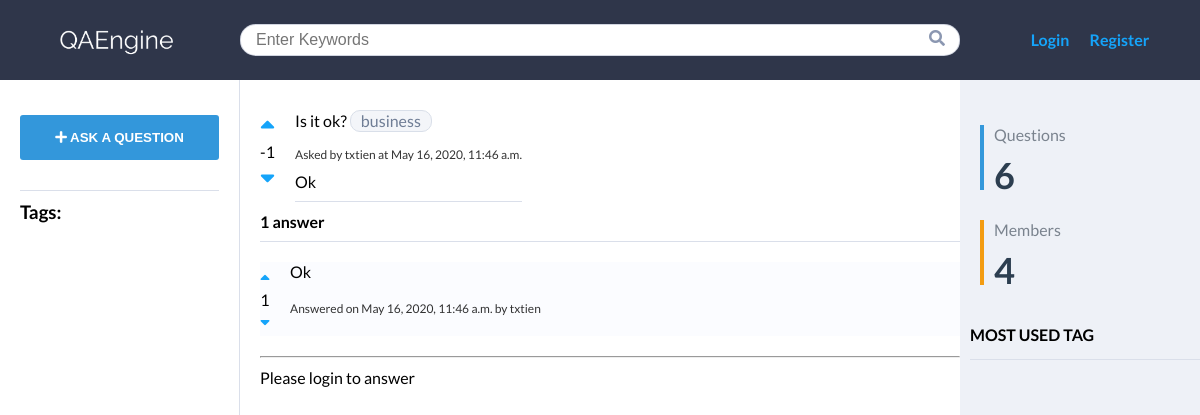
The page /is-it-ok/ on the database its author committed.
### qa/models.py (models this page shows, shortened)
class Question(models.Model):
    title = models.CharField(max_length=250)
    slug = models.SlugField(max_length=250, unique_for_date='created')
    user = models.ForeignKey(
        User, on_delete=models.CASCADE, related_name="question")
    body = models.TextField()
    created = models.DateTimeField(auto_now_add=True)
    updated = models.DateTimeField(auto_now=True)
    votes = models.IntegerField(default=0)
    tags = TaggableManager()
    class Meta:
        ordering = ('-created',)

class Answer(models.Model):
    question = models.ForeignKey(
        Question, on_delete=models.CASCADE, related_name="answers")
    user = models.ForeignKey(
        User, on_delete=models.CASCADE, related_name="answer")
    body = models.TextField()
    created = models.DateTimeField(auto_now_add=True)
    updated = models.DateTimeField(auto_now=True)
    votes = models.IntegerField(default=0)
    class Meta:
        ordering = ('created',)

### qa/views.py (the view)
# urls.py: path('<slug:question>/', views.question_detail, name='question_detail'),
def question_detail(request, question):
    user_count = User.objects.count()
    question = get_object_or_404(Question, slug=question)
    search_form = SearchForm()
    answers = question.answers.all()
    new_answer = None
    if request.method == "POST":
        answer_form = AnswerForm(request.POST)
        if answer_form.is_valid():
            new_answer = answer_form.save(commit=False)
            new_answer.question = question
            new_answer.user = get_object_or_404(User, username=request.user.username)
            new_answer.save()
    else:
        answer_form = AnswerForm()
    return render(request, 'extends/detail.html', {'question': question, 'user_count': user_count, 'question_count': Question.objects.count(), 'answers': answers, 'new_answer': new_answer, 'answer_form': answer_form, 'search_form': search_form})

### qa/forms.py
class AnswerForm(forms.ModelForm):
    class Meta:
        model = Answer
        fields = ('body',)
        labels = {
            'body': ""
        }

class SearchForm(forms.Form):
    query = forms.CharField(label="", widget=forms.TextInput(attrs={'placeholder': 'Enter Keywords'}))

### qa/templates/extends/detail.html (shortened to what this page needs)
{% extends "../base.html" %}
{% block content %}
<div class="container">
    <div class="question-detail">
        <div class="votes-count">
            <a href="" class="popup"><span class="upvote" data-id="{{user.id}}" data-qa="q" data-identity="{{question.slug}}" data-action="upvote"><i class="fas fa-sort-up"></i></span></a>
            {{question.votes}}
            <a href="" class="popup"><span class="downvote" data-id="{{user.id}}" data-qa="q" data-identity="{{question.slug}}" data-action="downvote"><i class="fas fa-sort-down"></i></span></a>
        </div>
        <div class="question-content">
            <p class="question-title py-1">
                {{ question.title }}
                {% for tag in question.tags.all %}
                <a href="{% url 'qa:question_by_tag' tag.slug %}" class="tag">{{tag.name}}</a>
                {% endfor %}
            </p>
            <p class="date">Asked by {{question.user.username}} at {{question.created}}</p>
            <p class="question-body py-1">{{ question.body }}</p>
        </div>
    </div>
    <div class="answers-block">
        {% with answers.count as total_answers %}
        <h4 class="py-1">{{total_answers}} answer{{total_answers|pluralize}}</h4>
        {% endwith %}
        <div class="answers my-1">
            {% for answer in answers %}
            <div class="answer-detail my-2">
                <div class="votes-count">
                    <a href="" class="popup"><span class="upvote" data-id="{{user.id}}" data-qa="a" data-identity="{{answer.id}}" data-action="upvote"><i class="fas fa-sort-up"></i></span></a>
                    {{answer.votes}}
                    <a href="" class="popup"><span class="downvote" data-id="{{user.id}}" data-qa="a" data-identity="{{answer.id}}" data-action="downvote"><i class="fas fa-sort-down"></i></span></a>
                </div>
                <div class="answer-content">
                    <p class="answer-body">
                        {{answer.body}}
                    </p>
                    <p class="date my-2">Answered on {{answer.created}} by {{answer.user.username}}</p>
                </div>
            </div>
            <hr>
            {% empty %}
            <p>There is no answer yet</p>
            {% endfor %}
        </div>
    </div>
    {% if new_answer %}
        <h2>Your answer has been added</h2>
    {% else %}
        {% if request.user.is_authenticated %}
            <h2 class="my-1">Add a new answer</h2>
            <form action="" method="post" class="answer-form">
                {{answer_form.as_p}}
                {% csrf_token %}
                <p class="my-1"><input type="submit" value="Add answer"></p>
            </form>
        {% else %}
            <p>Please login to answer</p>
        {% endif %}
    {% endif %}
</div>
{% endblock %}

### qa/static/css/base.css (style rules this page uses)
* { margin: 0; padding: 0; box-sizing: border-box; }
body { font-family: "Lato", sans-serif; }
a { text-decoration: none; color: #15a4fa; }
a.tag { background: #f3f5f9; border: 1px solid #d9dfe9; border-radius: 10px; background-color: #f3f5f9; text-decoration: none; color: #6f7d95; line-height: 20px; display: inline-block; padding: 0 10px; margin-right: 5px; margin-bottom: 5px; }
.py-1 { padding: 10px 0; }
.my-1 { margin: 10px 0; }
.my-2 { margin: 20px 0; }
.date { opacity: 0.8; font-size: 12px; }
.container { margin-top: 20px; margin-left: 20px; }
#header .search-bar input { width: 100%; height: 32px; border-radius: 30px; padding-left: 15px; outline: none; color: #8c97b2; border: 1px solid rgba(140, 151, 178, 0.4); border-radius: 16px / 15px; background-color: #fff; }
.question-detail, .answer-detail { display: flex; }
.question-content, .answer-content { margin-left: 20px; }
.votes-count { display: flex; flex-direction: column; align-self: center; text-align: center; }
.question-detail .votes-count i { font-size: 1.5rem; }
.question-detail .question-body { border-bottom: 1px solid #dadfea; }
.question-detail .question-title { display: inline-block; }
.answers-block h4 { border-bottom: 1px solid #dadfea; }
.answers .answer-detail:nth-child(2n + 1) { background-color: #fbfcff; }
form input[type="password"], form input[type="text"], form input[type="email"] { background-color: #fff; border: 1px solid #dadfea; padding: 5px; display: inline-block; font-size: 16px; border-radius: 5px 5px 5px 5px; margin: 10px 0; }
form textarea, form input[type="text"] { width: 400px; }
.popup { position: relative; display: inline-block; cursor: pointer; -webkit-user-select: none; -moz-user-select: none; -ms-user-select: none; user-select: none; }

### rows shown on the page
Question: votes "-1", title "Is it ok?", user.username "txtien", created "May 16, 2020, 11:46 a.m.", body "Ok"
Tag: name "business"
Answer: votes "1", body "Ok", created "May 16, 2020, 11:46 a.m.", user.username "txtien"

### other values the page prints
{{ total_answers }} "1"
{{ question_count }} "6"
{{ user_count }} "4"
